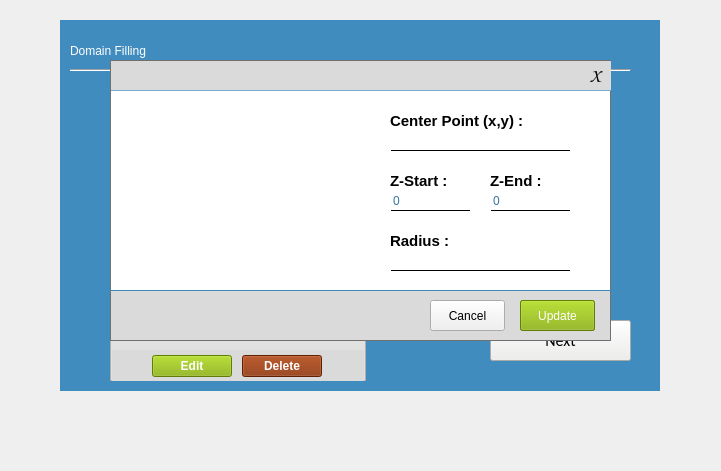
  <widget class="QWidget" name="Sixth_widget" native="true">
   <property name="geometry">
    <rect>
     <x>260</x>
     <y>130</y>
     <width>721</width>
     <height>471</height>
    </rect>
   </property>
   <widget class="QWidget" name="frame_10" native="true">
    <property name="geometry">
     <rect>
      <x>60</x>
      <y>20</y>
      <width>600</width>
      <height>371</height>
     </rect>
    </property>
    <property name="styleSheet">
     <string notr="true">#frame_10{
border: none;
background-color: rgb(64, 140, 191);

}</string>
    </property>
    <widget class="QLabel" name="label_37">
     <property name="geometry">
      <rect>
       <x>10</x>
       <y>10</y>
       <width>141</width>
       <height>41</height>
      </rect>
     </property>
     <property name="styleSheet">
      <string notr="true">font: 14pt &quot;Ubuntu&quot;;
color: #fff;</string>
     </property>
     <property name="text">
      <string>Domain Filling</string>
     </property>
    </widget>
    <widget class="Line" name="hrLine3_3">
     <property name="geometry">
      <rect>
       <x>10</x>
       <y>40</y>
       <width>561</width>
       <height>21</height>
      </rect>
     </property>
     <property name="styleSheet">
      <string notr="true">color: rgb(186, 189, 182);
</string>
     </property>
     <property name="orientation">
      <enum>Qt::Horizontal</enum>
     </property>
    </widget>
    <widget class="QComboBox" name="pDropdown_3">
     <property name="geometry">
      <rect>
       <x>410</x>
       <y>150</y>
       <width>141</width>
       <height>31</height>
      </rect>
     </property>
     <property name="font">
      <font>
       <family>Ubuntu</family>
       <pointsize>12</pointsize>
       <weight>50</weight>
       <italic>false</italic>
       <bold>false</bold>
      </font>
     </property>
     <property name="focusPolicy">
      <enum>Qt::WheelFocus</enum>
     </property>
     <property name="styleSheet">
      <string notr="true">font: 12pt &quot;Ubuntu&quot;;
background-color: rgb(238, 238, 236);
color : black;</string>
     </property>
     <property name="maxVisibleItems">
      <number>20</number>
     </property>
     <property name="minimumContentsLength">
      <number>1</number>
     </property>
     <property name="placeholderText" stdset="0">
      <string/>
     </property>
    </widget>
    <widget class="QLabel" name="label_38">
     <property name="geometry">
      <rect>
       <x>330</x>
       <y>100</y>
       <width>81</width>
       <height>31</height>
      </rect>
     </property>
     <property name="font">
      <font>
       <family>Ubuntu</family>
       <pointsize>11</pointsize>
       <weight>75</weight>
       <italic>false</italic>
       <bold>true</bold>
      </font>
     </property>
     <property name="styleSheet">
      <string notr="true">color : #fff;</string>
     </property>
     <property name="text">
      <string>SHAPE   :</string>
     </property>
    </widget>
    <widget class="QComboBox" name="shape">
     <property name="geometry">
      <rect>
       <x>410</x>
       <y>100</y>
       <width>141</width>
       <height>31</height>
      </rect>
     </property>
     <property name="font">
      <font>
       <family>Ubuntu</family>
       <pointsize>11</pointsize>
       <weight>50</weight>
       <italic>false</italic>
       <bold>false</bold>
      </font>
     </property>
     <property name="styleSheet">
      <string notr="true">color: black;
background-color: rgb(238, 238, 236);</string>
     </property>
     <item>
      <property name="text">
       <string>Cube</string>
      </property>
     </item>
     <item>
      <property name="text">
       <string>Cylinder</string>
      </property>
     </item>
     <item>
      <property name="text">
       <string>Ellipse</string>
      </property>
     </item>
     <item>
      <property name="text">
       <string>Sphere</string>
      </property>
     </item>
    </widget>
    <widget class="QLabel" name="label_39">
     <property name="geometry">
      <rect>
       <x>330</x>
       <y>150</y>
       <width>81</width>
       <height>31</height>
      </rect>
     </property>
     <property name="font">
      <font>
       <family>Ubuntu</family>
       <pointsize>11</pointsize>
       <weight>75</weight>
       <italic>false</italic>
       <bold>true</bold>
      </font>
     </property>
     <property name="styleSheet">
      <string notr="true">color : #fff;</string>
     </property>
     <property name="text">
      <string>PHASE   :</string>
     </property>
    </widget>
    <widget class="QPushButton" name="addShape">
     <property name="geometry">
      <rect>
       <x>360</x>
       <y>210</y>
       <width>161</width>
       <height>31</height>
      </rect>
     </property>
     <property name="font">
      <font>
       <family>Ubuntu</family>
       <pointsize>10</pointsize>
       <weight>50</weight>
       <italic>false</italic>
       <bold>false</bold>
      </font>
     </property>
     <property name="styleSheet">
      <string notr="true">background-color: rgb(225, 225, 225);</string>
     </property>
     <property name="text">
      <string/>
     </property>
    </widget>
    <widget class="QListWidget" name="ShapeList">
     <property name="geometry">
      <rect>
       <x>50</x>
       <y>70</y>
       <width>256</width>
       <height>291</height>
      </rect>
     </property>
     <property name="font">
      <font>
       <family>Ubuntu</family>
       <pointsize>11</pointsize>
       <italic>false</italic>
      </font>
     </property>
     <property name="styleSheet">
      <string notr="true">background-color: rgb(225, 225, 225);</string>
     </property>
    </widget>
    <widget class="QWidget" name="widget_2" native="true">
     <property name="geometry">
      <rect>
       <x>52</x>
       <y>330</y>
       <width>252</width>
       <height>31</height>
      </rect>
     </property>
     <property name="styleSheet">
      <string notr="true">background-color:rgb(218, 218, 218)</string>
     </property>
     <widget class="QPushButton" name="shapeedit">
      <property name="geometry">
       <rect>
        <x>40</x>
        <y>5</y>
        <width>80</width>
        <height>22</height>
       </rect>
      </property>
      <property name="font">
       <font>
        <family>Ubuntu</family>
        <pointsize>9</pointsize>
        <weight>75</weight>
        <italic>false</italic>
        <bold>true</bold>
       </font>
      </property>
      <property name="cursor">
       <cursorShape>PointingHandCursor</cursorShape>
      </property>
      <property name="styleSheet">
       <string notr="true">background-color: rgb(134, 177, 1);
color: rgb(255, 255, 255);</string>
      </property>
      <property name="text">
       <string>Edit</string>
      </property>
     </widget>
     <widget class="QPushButton" name="shapedelete">
      <property name="geometry">
       <rect>
        <x>130</x>
        <y>5</y>
        <width>80</width>
        <height>22</height>
       </rect>
      </property>
      <property name="font">
       <font>
        <family>Ubuntu</family>
        <pointsize>9</pointsize>
        <weight>75</weight>
        <italic>false</italic>
        <bold>true</bold>
       </font>
      </property>
      <property name="cursor">
       <cursorShape>PointingHandCursor</cursorShape>
      </property>
      <property name="styleSheet">
       <string notr="true">background-color: rgb(135, 44, 0);
color: rgb(255, 255, 255);</string>
      </property>
      <property name="text">
       <string>Delete</string>
      </property>
     </widget>
    </widget>
    <widget class="QWidget" name="shapeframe" native="true">
     <property name="geometry">
      <rect>
       <x>50</x>
       <y>40</y>
       <width>501</width>
       <height>281</height>
      </rect>
     </property>
     <property name="font">
      <font>
       <weight>50</weight>
       <italic>false</italic>
       <bold>false</bold>
      </font>
     </property>
     <property name="styleSheet">
      <string notr="true">#shapeframe{
background-color: rgb(255, 255, 255);
border : 1px solid rgb(112, 112, 112);
}</string>
     </property>
     <widget class="QWidget" name="widget_3" native="true">
      <property name="geometry">
       <rect>
        <x>0</x>
        <y>230</y>
        <width>501</width>
        <height>51</height>
       </rect>
      </property>
      <property name="styleSheet">
       <string notr="true">#widget_3{
background-color: rgb(218, 218, 218);
border : 1px solid rgb(112, 112, 112);
border-top-color: rgb(64, 140, 191);
}</string>
      </property>
      <widget class="QPushButton" name="shapeSave">
       <property name="geometry">
        <rect>
         <x>410</x>
         <y>10</y>
         <width>75</width>
         <height>31</height>
        </rect>
       </property>
       <property name="styleSheet">
        <string notr="true">color: rgb(255, 255, 255);
background-color: rgb(134, 177, 1);</string>
       </property>
       <property name="text">
        <string>Save</string>
       </property>
      </widget>
      <widget class="QPushButton" name="shapeCancel">
       <property name="geometry">
        <rect>
         <x>320</x>
         <y>10</y>
         <width>75</width>
         <height>31</height>
        </rect>
       </property>
       <property name="styleSheet">
        <string notr="true">background-color: rgb(240, 240, 240);</string>
       </property>
       <property name="text">
        <string>Cancel</string>
       </property>
      </widget>
      <widget class="QLabel" name="shapeframe_error">
       <property name="geometry">
        <rect>
         <x>20</x>
         <y>15</y>
         <width>291</width>
         <height>21</height>
        </rect>
       </property>
       <property name="font">
        <font>
         <family>Ubuntu</family>
         <pointsize>10</pointsize>
        </font>
       </property>
       <property name="text">
        <string/>
       </property>
      </widget>
      <widget class="QPushButton" name="shapeUpdate">
       <property name="geometry">
        <rect>
         <x>410</x>
         <y>10</y>
         <width>75</width>
         <height>31</height>
        </rect>
       </property>
       <property name="styleSheet">
        <string notr="true">color: rgb(255, 255, 255);
background-color: rgb(134, 177, 1);</string>
       </property>
       <property name="text">
        <string>Update</string>
       </property>
      </widget>
     </widget>
     <widget class="QWidget" name="widget_4" native="true">
      <property name="geometry">
       <rect>
        <x>0</x>
        <y>0</y>
        <width>521</width>
        <height>31</height>
       </rect>
      </property>
      <property name="styleSheet">
       <string notr="true">#widget_4{
background-color: rgb(218, 218, 218);
border : 1px solid rgb(112, 112, 112);
border-bottom-color: rgb(124, 172, 205);
}</string>
      </property>
      <widget class="QPushButton" name="shapeframeclose">
       <property name="geometry">
        <rect>
         <x>470</x>
         <y>0</y>
         <width>31</width>
         <height>31</height>
        </rect>
       </property>
       <property name="font">
        <font>
         <family>Comic Sans MS</family>
         <pointsize>14</pointsize>
         <weight>50</weight>
         <bold>false</bold>
        </font>
       </property>
       <property name="styleSheet">
        <string notr="true">#shapeframeclose{
background-color: none;
border:none;
color: rgb(0, 0, 0);
}

#shapeframeclose::hover{
color: rgb(255, 255, 255);
background-color: rgb(135, 44, 0);
}</string>
       </property>
       <property name="text">
        <string>X</string>
       </property>
      </widget>
      <widget class="QLabel" name="shapeFrameTitle">
       <property name="geometry">
        <rect>
         <x>20</x>
         <y>5</y>
         <width>271</width>
         <height>21</height>
        </rect>
       </property>
       <property name="font">
        <font>
         <family>Ubuntu</family>
         <pointsize>11</pointsize>
         <weight>50</weight>
         <bold>false</bold>
        </font>
       </property>
       <property name="text">
        <string/>
       </property>
      </widget>
     </widget>
     <widget class="QWidget" name="fillCUBE" native="true">
      <property name="geometry">
       <rect>
        <x>9</x>
        <y>39</y>
        <width>481</width>
        <height>181</height>
       </rect>
      </property>
      <property name="styleSheet">
       <string notr="true">background-color: rgb(255, 255, 255);</string>
      </property>
      <widget class="QLabel" name="label_26">
       <property name="geometry">
        <rect>
         <x>270</x>
         <y>20</y>
         <width>141</width>
         <height>21</height>
        </rect>
       </property>
       <property name="font">
        <font>
         <family>Ubuntu</family>
         <pointsize>11</pointsize>
         <weight>75</weight>
         <bold>true</bold>
        </font>
       </property>
       <property name="text">
        <string>Start Point (x,y,z) :</string>
       </property>
      </widget>
      <widget class="QLineEdit" name="cube_start">
       <property name="geometry">
        <rect>
         <x>270</x>
         <y>50</y>
         <width>181</width>
         <height>21</height>
        </rect>
       </property>
       <property name="font">
        <font>
         <family>Ubuntu</family>
         <pointsize>9</pointsize>
        </font>
       </property>
       <property name="styleSheet">
        <string notr="true">border : 1px solid #ffffff;
color: rgb(53, 117, 159);
border-bottom-color: rgb(0, 0, 0);</string>
       </property>
      </widget>
      <widget class="QLabel" name="label_40">
       <property name="geometry">
        <rect>
         <x>270</x>
         <y>100</y>
         <width>141</width>
         <height>21</height>
        </rect>
       </property>
       <property name="font">
        <font>
         <family>Ubuntu</family>
         <pointsize>11</pointsize>
         <weight>75</weight>
         <bold>true</bold>
        </font>
       </property>
       <property name="text">
        <string>End Point (x,y,z) :</string>
       </property>
      </widget>
      <widget class="QLineEdit" name="cube_end">
       <property name="geometry">
        <rect>
         <x>270</x>
         <y>130</y>
         <width>181</width>
         <height>21</height>
        </rect>
       </property>
       <property name="font">
        <font>
         <family>Ubuntu</family>
         <pointsize>9</pointsize>
        </font>
       </property>
       <property name="styleSheet">
        <string notr="true">border : 1px solid #ffffff;
color: rgb(53, 117, 159);
border-bottom-color: rgb(0, 0, 0);</string>
       </property>
      </widget>
      <widget class="QLabel" name="cubeIcon">
       <property name="geometry">
        <rect>
         <x>40</x>
         <y>0</y>
         <width>201</width>
         <height>181</height>
        </rect>
       </property>
       <property name="text">
        <string/>
       </property>
      </widget>
     </widget>
     <widget class="QWidget" name="fillCYLINDER" native="true">
      <property name="geometry">
       <rect>
        <x>10</x>
        <y>40</y>
        <width>481</width>
        <height>181</height>
       </rect>
      </property>
      <property name="styleSheet">
       <string notr="true">background-color: rgb(255, 255, 255);</string>
      </property>
      <widget class="QLabel" name="label_45">
       <property name="geometry">
        <rect>
         <x>270</x>
         <y>10</y>
         <width>141</width>
         <height>21</height>
        </rect>
       </property>
       <property name="font">
        <font>
         <family>Ubuntu</family>
         <pointsize>11</pointsize>
         <weight>75</weight>
         <bold>true</bold>
        </font>
       </property>
       <property name="text">
        <string>Center Point (x,y) :</string>
       </property>
      </widget>
      <widget class="QLineEdit" name="cylinder_center">
       <property name="geometry">
        <rect>
         <x>270</x>
         <y>30</y>
         <width>181</width>
         <height>21</height>
        </rect>
       </property>
       <property name="font">
        <font>
         <family>Ubuntu</family>
         <pointsize>9</pointsize>
        </font>
       </property>
       <property name="styleSheet">
        <string notr="true">border : 1px solid #ffffff;
color: rgb(53, 117, 159);
border-bottom-color: rgb(0, 0, 0);</string>
       </property>
      </widget>
      <widget class="QLabel" name="label_46">
       <property name="geometry">
        <rect>
         <x>270</x>
         <y>130</y>
         <width>141</width>
         <height>21</height>
        </rect>
       </property>
       <property name="font">
        <font>
         <family>Ubuntu</family>
         <pointsize>11</pointsize>
         <weight>75</weight>
         <bold>true</bold>
        </font>
       </property>
       <property name="text">
        <string>Radius :</string>
       </property>
      </widget>
      <widget class="QLineEdit" name="cylinder_radius">
       <property name="geometry">
        <rect>
         <x>270</x>
         <y>150</y>
         <width>181</width>
         <height>21</height>
        </rect>
       </property>
       <property name="font">
        <font>
         <family>Ubuntu</family>
         <pointsize>9</pointsize>
        </font>
       </property>
       <property name="styleSheet">
        <string notr="true">border : 1px solid #ffffff;
color: rgb(53, 117, 159);
border-bottom-color: rgb(0, 0, 0);</string>
       </property>
      </widget>
      <widget class="QLabel" name="label_47">
       <property name="geometry">
        <rect>
         <x>270</x>
         <y>70</y>
         <width>81</width>
         <height>21</height>
        </rect>
       </property>
       <property name="font">
        <font>
         <family>Ubuntu</family>
         <pointsize>11</pointsize>
         <weight>75</weight>
         <bold>true</bold>
        </font>
       </property>
       <property name="text">
        <string>Z-Start :</string>
       </property>
      </widget>
      <widget class="QLineEdit" name="cylinder_zstart">
       <property name="geometry">
        <rect>
         <x>270</x>
         <y>90</y>
         <width>81</width>
         <height>21</height>
        </rect>
       </property>
       <property name="font">
        <font>
         <family>Ubuntu</family>
         <pointsize>9</pointsize>
        </font>
       </property>
       <property name="styleSheet">
        <string notr="true">border : 1px solid #ffffff;
color: rgb(53, 117, 159);
border-bottom-color: rgb(0, 0, 0);</string>
       </property>
       <property name="text">
        <string>0</string>
       </property>
      </widget>
      <widget class="QLineEdit" name="cylinder_zend">
       <property name="geometry">
        <rect>
         <x>370</x>
         <y>90</y>
         <width>81</width>
         <height>21</height>
        </rect>
       </property>
       <property name="font">
        <font>
         <family>Ubuntu</family>
         <pointsize>9</pointsize>
        </font>
       </property>
       <property name="styleSheet">
        <string notr="true">border : 1px solid #ffffff;
color: rgb(53, 117, 159);
border-bottom-color: rgb(0, 0, 0);</string>
       </property>
       <property name="text">
        <string>0</string>
       </property>
      </widget>
      <widget class="QLabel" name="label_48">
       <property name="geometry">
        <rect>
         <x>370</x>
         <y>70</y>
         <width>81</width>
         <height>21</height>
        </rect>
       </property>
       <property name="font">
        <font>
         <family>Ubuntu</family>
         <pointsize>11</pointsize>
         <weight>75</weight>
         <bold>true</bold>
        </font>
       </property>
       <property name="text">
        <string>Z-End :</string>
       </property>
      </widget>
      <widget class="QLabel" name="cylinderIcon">
       <property name="geometry">
        <rect>
         <x>10</x>
         <y>0</y>
         <width>251</width>
         <height>181</height>
        </rect>
       </property>
       <property name="text">
        <string/>
       </property>
      </widget>
     </widget>
     <widget class="QWidget" name="fillELLIPSE" native="true">
      <property name="geometry">
       <rect>
        <x>10</x>
        <y>40</y>
        <width>481</width>
        <height>181</height>
       </rect>
      </property>
      <property name="styleSheet">
       <string notr="true">background-color: rgb(255, 255, 255);</string>
      </property>
      <widget class="QLabel" name="label_49">
       <property name="geometry">
        <rect>
         <x>270</x>
         <y>10</y>
         <width>141</width>
         <height>21</height>
        </rect>
       </property>
       <property name="font">
        <font>
         <family>Ubuntu</family>
         <pointsize>11</pointsize>
         <weight>75</weight>
         <bold>true</bold>
        </font>
       </property>
       <property name="text">
        <string>Center Point (x,y) :</string>
       </property>
      </widget>
      <widget class="QLineEdit" name="ellipse_center">
       <property name="geometry">
        <rect>
         <x>270</x>
         <y>30</y>
         <width>191</width>
         <height>21</height>
        </rect>
       </property>
       <property name="font">
        <font>
         <family>Ubuntu</family>
         <pointsize>9</pointsize>
        </font>
       </property>
       <property name="styleSheet">
        <string notr="true">border : 1px solid #ffffff;
color: rgb(53, 117, 159);
border-bottom-color: rgb(0, 0, 0);</string>
       </property>
      </widget>
      <widget class="QLabel" name="label_50">
       <property name="geometry">
        <rect>
         <x>270</x>
         <y>130</y>
         <width>191</width>
         <height>21</height>
        </rect>
       </property>
       <property name="font">
        <font>
         <family>Ubuntu</family>
         <pointsize>11</pointsize>
         <weight>75</weight>
         <bold>true</bold>
        </font>
       </property>
       <property name="text">
        <string>Rotation Angle Degree :</string>
       </property>
      </widget>
      <widget class="QLineEdit" name="ellipse_rotation">
       <property name="geometry">
        <rect>
         <x>270</x>
         <y>150</y>
         <width>191</width>
         <height>21</height>
        </rect>
       </property>
       <property name="font">
        <font>
         <family>Ubuntu</family>
         <pointsize>9</pointsize>
        </font>
       </property>
       <property name="styleSheet">
        <string notr="true">border : 1px solid #ffffff;
color: rgb(53, 117, 159);
border-bottom-color: rgb(0, 0, 0);</string>
       </property>
      </widget>
      <widget class="QLabel" name="label_51">
       <property name="geometry">
        <rect>
         <x>270</x>
         <y>70</y>
         <width>91</width>
         <height>21</height>
        </rect>
       </property>
       <property name="font">
        <font>
         <family>Ubuntu</family>
         <pointsize>11</pointsize>
         <weight>75</weight>
         <bold>true</bold>
        </font>
       </property>
       <property name="text">
        <string>Major Axis :</string>
       </property>
      </widget>
      <widget class="QLineEdit" name="ellipse_majorAxis">
       <property name="geometry">
        <rect>
         <x>270</x>
         <y>90</y>
         <width>81</width>
         <height>21</height>
        </rect>
       </property>
       <property name="font">
        <font>
         <family>Ubuntu</family>
         <pointsize>9</pointsize>
        </font>
       </property>
       <property name="styleSheet">
        <string notr="true">border : 1px solid #ffffff;
color: rgb(53, 117, 159);
border-bottom-color: rgb(0, 0, 0);</string>
       </property>
      </widget>
      <widget class="QLineEdit" name="ellipse_eccentric">
       <property name="geometry">
        <rect>
         <x>370</x>
         <y>90</y>
         <width>91</width>
         <height>21</height>
        </rect>
       </property>
       <property name="font">
        <font>
         <family>Ubuntu</family>
         <pointsize>9</pointsize>
        </font>
       </property>
       <property name="styleSheet">
        <string notr="true">border : 1px solid #ffffff;
color: rgb(53, 117, 159);
border-bottom-color: rgb(0, 0, 0);</string>
       </property>
      </widget>
      <widget class="QLabel" name="label_52">
       <property name="geometry">
        <rect>
         <x>370</x>
         <y>70</y>
         <width>111</width>
         <height>21</height>
        </rect>
       </property>
       <property name="font">
        <font>
         <family>Ubuntu</family>
         <pointsize>11</pointsize>
         <weight>75</weight>
         <bold>true</bold>
        </font>
       </property>
       <property name="text">
        <string>Eccentricity :</string>
       </property>
      </widget>
      <widget class="QLabel" name="ellipseIcon">
       <property name="geometry">
        <rect>
         <x>0</x>
         <y>0</y>
         <width>251</width>
         <height>181</height>
        </rect>
       </property>
       <property name="text">
        <string/>
       </property>
      </widget>
      <zorder>label_49</zorder>
      <zorder>ellipse_center</zorder>
      <zorder>label_50</zorder>
      <zorder>ellipse_rotation</zorder>
      <zorder>ellipse_majorAxis</zorder>
      <zorder>ellipse_eccentric</zorder>
      <zorder>label_52</zorder>
      <zorder>label_51</zorder>
      <zorder>ellipseIcon</zorder>
     </widget>
     <widget class="QWidget" name="fillSPHERE" native="true">
      <property name="geometry">
       <rect>
        <x>10</x>
        <y>40</y>
        <width>481</width>
        <height>181</height>
       </rect>
      </property>
      <property name="styleSheet">
       <string notr="true">background-color: rgb(255, 255, 255);</string>
      </property>
      <widget class="QLabel" name="label_53">
       <property name="geometry">
        <rect>
         <x>270</x>
         <y>40</y>
         <width>161</width>
         <height>21</height>
        </rect>
       </property>
       <property name="font">
        <font>
         <family>Ubuntu</family>
         <pointsize>11</pointsize>
         <weight>75</weight>
         <bold>true</bold>
        </font>
       </property>
       <property name="text">
        <string>Center Point (x,y,z) :</string>
       </property>
      </widget>
      <widget class="QLineEdit" name="sphere_center">
       <property name="geometry">
        <rect>
         <x>270</x>
         <y>60</y>
         <width>191</width>
         <height>21</height>
        </rect>
       </property>
       <property name="font">
        <font>
         <family>Ubuntu</family>
         <pointsize>9</pointsize>
        </font>
       </property>
       <property name="styleSheet">
        <string notr="true">border : 1px solid #ffffff;
color: rgb(53, 117, 159);
border-bottom-color: rgb(0, 0, 0);</string>
       </property>
       <property name="text">
        <string/>
       </property>
      </widget>
      <widget class="QLabel" name="label_54">
       <property name="geometry">
        <rect>
         <x>270</x>
         <y>110</y>
         <width>191</width>
         <height>21</height>
        </rect>
       </property>
       <property name="font">
        <font>
         <family>Ubuntu</family>
         <pointsize>11</pointsize>
         <weight>75</weight>
         <bold>true</bold>
        </font>
       </property>
       <property name="text">
        <string>Radius :</string>
       </property>
      </widget>
      <widget class="QLineEdit" name="sphere_radius">
       <property name="geometry">
        <rect>
         <x>270</x>
         <y>130</y>
         <width>191</width>
         <height>21</height>
        </rect>
       </property>
       <property name="font">
        <font>
         <family>Ubuntu</family>
         <pointsize>9</pointsize>
        </font>
       </property>
       <property name="styleSheet">
        <string notr="true">border : 1px solid #ffffff;
color: rgb(53, 117, 159);
border-bottom-color: rgb(0, 0, 0);</string>
       </property>
      </widget>
      <widget class="QLabel" name="sphereIcon">
       <property name="geometry">
        <rect>
         <x>10</x>
         <y>0</y>
         <width>221</width>
         <height>181</height>
        </rect>
       </property>
       <property name="text">
        <string/>
       </property>
      </widget>
     </widget>
     <zorder>widget_4</zorder>
     <zorder>fillSPHERE</zorder>
     <zorder>fillCUBE</zorder>
     <zorder>fillELLIPSE</zorder>
     <zorder>fillCYLINDER</zorder>
     <zorder>widget_3</zorder>
    </widget>
    <widget class="QPushButton" name="next6">
     <property name="geometry">
      <rect>
       <x>430</x>
       <y>300</y>
       <width>141</width>
       <height>41</height>
      </rect>
     </property>
     <property name="font">
      <font>
       <family>Calibri</family>
       <pointsize>12</pointsize>
       <italic>false</italic>
      </font>
     </property>
     <property name="styleSheet">
      <string notr="true">background-color: rgb(238, 238, 236);</string>
     </property>
     <property name="text">
      <string>Next</string>
     </property>
    </widget>
    <widget class="QLabel" name="error10">
     <property name="geometry">
      <rect>
       <x>340</x>
       <y>290</y>
       <width>241</width>
       <height>31</height>
      </rect>
     </property>
     <property name="font">
      <font>
       <family>Ubuntu</family>
       <pointsize>10</pointsize>
       <italic>false</italic>
      </font>
     </property>
     <property name="text">
      <string/>
     </property>
    </widget>
    <widget class="QPushButton" name="addShapeFile">
     <property name="geometry">
      <rect>
       <x>360</x>
       <y>250</y>
       <width>161</width>
       <height>31</height>
      </rect>
     </property>
     <property name="font">
      <font>
       <family>Ubuntu</family>
       <pointsize>11</pointsize>
       <weight>50</weight>
       <italic>false</italic>
       <bold>false</bold>
      </font>
     </property>
     <property name="styleSheet">
      <string notr="true">background-color: rgb(225, 225, 225);</string>
     </property>
     <property name="text">
      <string>Import shape</string>
     </property>
    </widget>
    <zorder>label_37</zorder>
    <zorder>hrLine3_3</zorder>
    <zorder>pDropdown_3</zorder>
    <zorder>label_38</zorder>
    <zorder>shape</zorder>
    <zorder>label_39</zorder>
    <zorder>addShape</zorder>
    <zorder>ShapeList</zorder>
    <zorder>widget_2</zorder>
    <zorder>next6</zorder>
    <zorder>error10</zorder>
    <zorder>addShapeFile</zorder>
    <zorder>shapeframe</zorder>
   </widget>
  </widget>
